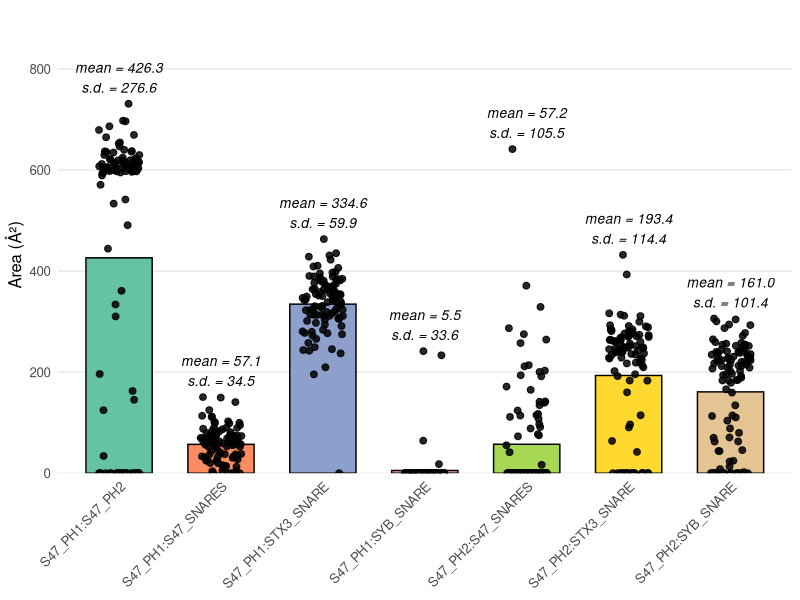

Recreate this plot in R.
library(tidyverse)          # ggplot2, readr, dplyr, tidyr, etc.

# ────────────────────────────────────────────────────────────
# 1.  Load & reshape data
# ────────────────────────────────────────────────────────────
df <- read_csv("interface_areas_ternary_fixed.csv",
               show_col_types = FALSE) %>%
  rename(model = 1)

data_long <- df %>%
  pivot_longer(-model, names_to = "Interface", values_to = "Area") %>%
  drop_na()

# ────────────────────────────────────────────────────────────
# 2.  Means & SDs for annotations
# ────────────────────────────────────────────────────────────
stats_tbl <- data_long %>%
  group_by(Interface) %>%
  summarise(mean = mean(Area),
            sd   = sd(Area),
            ymax = max(Area),           # highest observed value
            .groups = "drop") %>%
  mutate(label_y = pmax(ymax, mean + sd) + 0.03 * max(data_long$Area),
         label   = sprintf("mean = %.1f\ns.d. = %.1f", mean, sd))

# ────────────────────────────────────────────────────────────
# 3.  Combined bar-plot
# ────────────────────────────────────────────────────────────
p <- ggplot(data_long,
            aes(x = Interface, y = Area, fill = Interface)) +
  
  ## bar = mean
  stat_summary(fun = mean,
               geom = "bar",
               width = 0.65,
               colour = "black") +
  
  ## error bar = ± SD
  stat_summary(fun.data = mean_sdl, fun.args = list(mult = 1),
               geom = "errorbar",
               width = 0.25, colour = "black") +
  
  ## every raw point
  geom_jitter(width = 0.20, size = 2, alpha = 0.85, colour = "black") +
  
  ## μ & σ text
  geom_text(data = stats_tbl,
            aes(x = Interface, y = label_y, label = label),
            vjust = 0, size = 3.5, fontface = "italic") +
  
  ## cosmetics
  scale_fill_brewer(palette = "Set2", name = "Interface") +
  labs(title = "",
       y = "Area (Å²)", x = NULL) +
  scale_y_continuous(expand = expansion(mult = c(0, 0.15))) +
  theme_minimal(base_size = 12) +
  theme(axis.text.x  = element_text(angle = 45, hjust = 1),
        panel.grid.major.x = element_blank(),
        panel.grid.minor   = element_blank(),
        legend.position = "none",            # drop legend (colours self-explain)
        plot.title = element_text(size = 14, face = "bold"))

print(p)          # opens in the active graphics device
